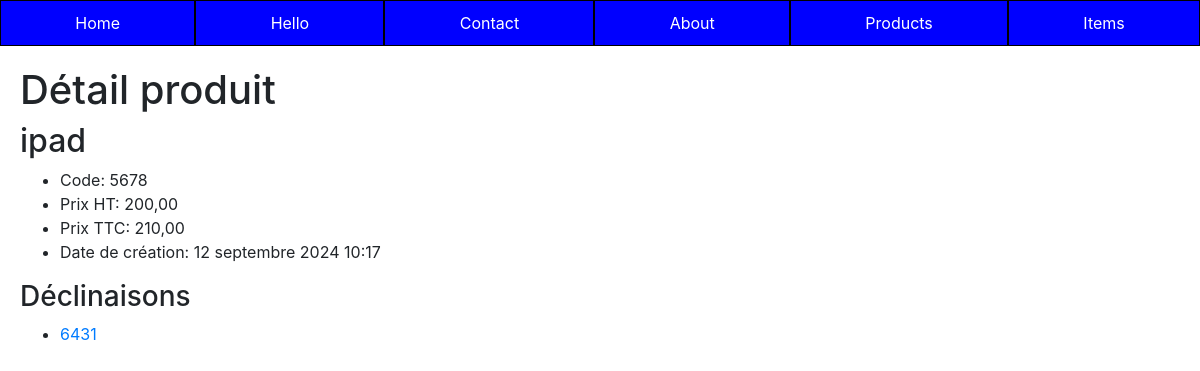
The app's page /appTp1/product/3 with its own data.
### appTp1/models.py (models this page shows, shortened)
class Product(models.Model):
    class Meta:
        verbose_name = "Produit"
    name          = models.CharField(max_length=100)
    code          = models.CharField(max_length=10, null=True, blank=True, unique=True)
    price_ht      = models.DecimalField(max_digits=8, decimal_places=2,  null=True, blank=True, verbose_name="Prix unitaire HT")
    price_ttc     = models.DecimalField(max_digits=8, decimal_places=2,  null=True, blank=True, verbose_name="Prix unitaire TTC")
    status        = models.SmallIntegerField(choices=PRODUCT_STATUS, default=0)
    date_creation =  models.DateTimeField(blank=True, verbose_name="Date création", default=timezone.now)

class ProductItem(models.Model):
    class Meta:
        verbose_name = "Déclinaison Produit"
    code    = models.CharField(max_length=10, null=True, blank=True, unique=True)
    product = models.ForeignKey('Product', on_delete=models.CASCADE)
    attributes  = models.ManyToManyField("ProductAttributeValue", related_name="product_item", blank=True)

### appTp1/views.py (the view)
# urls.py: path('product/<pk>', views.ProductDetailView.as_view(), name='product-detail'),
class ProductDetailView(DetailView):
    model = Product
    template_name = "appTp1/detail_product.html"
    context_object_name = "product"
    def get_context_data(self, **kwargs):
        context = super(ProductDetailView, self).get_context_data(**kwargs)
        context['titremenu'] = "Détail produit"
        context['declinaisons'] = ProductItem.objects.filter(product=self.object)
        return context

### appTp1/templates/appTp1/detail_product.html (shortened to what this page needs)
{% extends 'appTp1/base.html' %}
{% block content %}
    <h1>{{ titremenu }}</h1>
    <h2>{{ product.name }}</h2>
    <ul>
        <li>Code: {{ product.code }}</li>
        <li>Prix HT: {{ product.price_ht }}</li>
        <li>Prix TTC: {{ product.price_ttc }}</li>
        <li>Date de création: {{ product.date_creation }}</li>
    </ul>
    <h3>Déclinaisons</h3>
    <ul>
        {% if declinaisons|length == 0 %}
            <li>Aucune déclinaison</li>
        {% else %}
            {% for d in declinaisons %}
                <li><a href="{% url 'item-detail' d.id %}">{{ d.code }}</a></li>
            {% endfor %}
        {% endif %}
    </ul>
{% endblock %}

### records on screen
Product: name "ipad", code "5678", price_ht "200,00", price_ttc "210,00", date_creation "12 septembre 2024 10:17"
ProductItem: code "6431"

### other values on screen
{{ titremenu }} "Détail produit"
